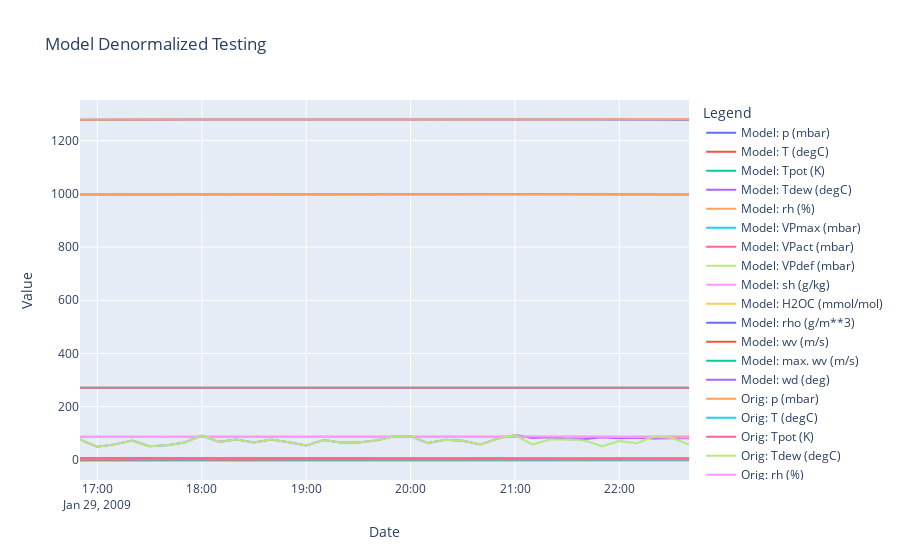

Here is the notebook cell this chart was saved with:
### Markdown cell above
# Denormalization Checks

### Code cell
# We should be able to take any slice of the coilnormed timeseries and reproduce
start_index = 4132
length = 36
end_index = start_index + length
df_test_slice = df_test.iloc[start_index:end_index,:]
coilnormed_df_test_slice = coilnormer.normalize(df_test_slice, fit_change=False)
initial_value_slice = df_test.iloc[start_index,:]

# Generate and segment the time series
series = coilnormed_df_test_slice.values

series_x = series[:-1,]

# Convert to tensors
segments_tensor_x = torch.tensor(series_x, dtype=torch.float).unsqueeze(0)

# Prepare inputs and targets
X = segments_tensor_x.to("cuda")


states = []
# Select the batch we want to make predictions for
batch = 0

# After what step do we want the coil to start making its own predictions?
prediction_step = 24

# Grab starting state tensor
state_tensor = X[:,0,:]

# How many steps do we want to run the coil overall?
max_steps = length - 1

states.append(state_tensor[batch,:])
batch_size = X.shape[0]
transition_tensor = torch.softmax(torch.zeros(batch_size, n_features, n_features), dim = 1).to("cuda")
for step_state in range(1,max_steps):
    state_tensor, transition_tensor = model.step_coil(state_tensor, transition_tensor)
    if step_state <= prediction_step:
        state_tensor = X[:,step_state,:]
    states.append(state_tensor[batch,:])
    
# Move state dynamics to CPU
data = [row.to('cpu').detach().numpy() for row in states]

for index, dat_in in enumerate(data):
    coilnormed_df_test_slice.iloc[index,:] = dat_in
    
denormed_slice = coilnormer.denormalize(coilnormed_df_test_slice,initial_value_slice)


# Sample data creation
df1 = denormed_slice
df2 = df_test_slice

# Plotting
fig = go.Figure()

# Add traces for the first dataframe
for column in df1.columns:
    fig.add_trace(go.Scatter(x=df2.index, y=df1[column], mode='lines', name=f'Model: {column}'))

# Add traces for the second dataframe
for column in df2.columns:
    fig.add_trace(go.Scatter(x=df2.index, y=df2[column], mode='lines', name=f'Orig: {column}'))

# Update layout
fig.update_layout(title='Model Denormalized Testing',
                  xaxis_title='Date',
                  yaxis_title='Value',
                  legend_title='Legend',
                  hovermode='x unified')

# Show the plot
fig.show()
